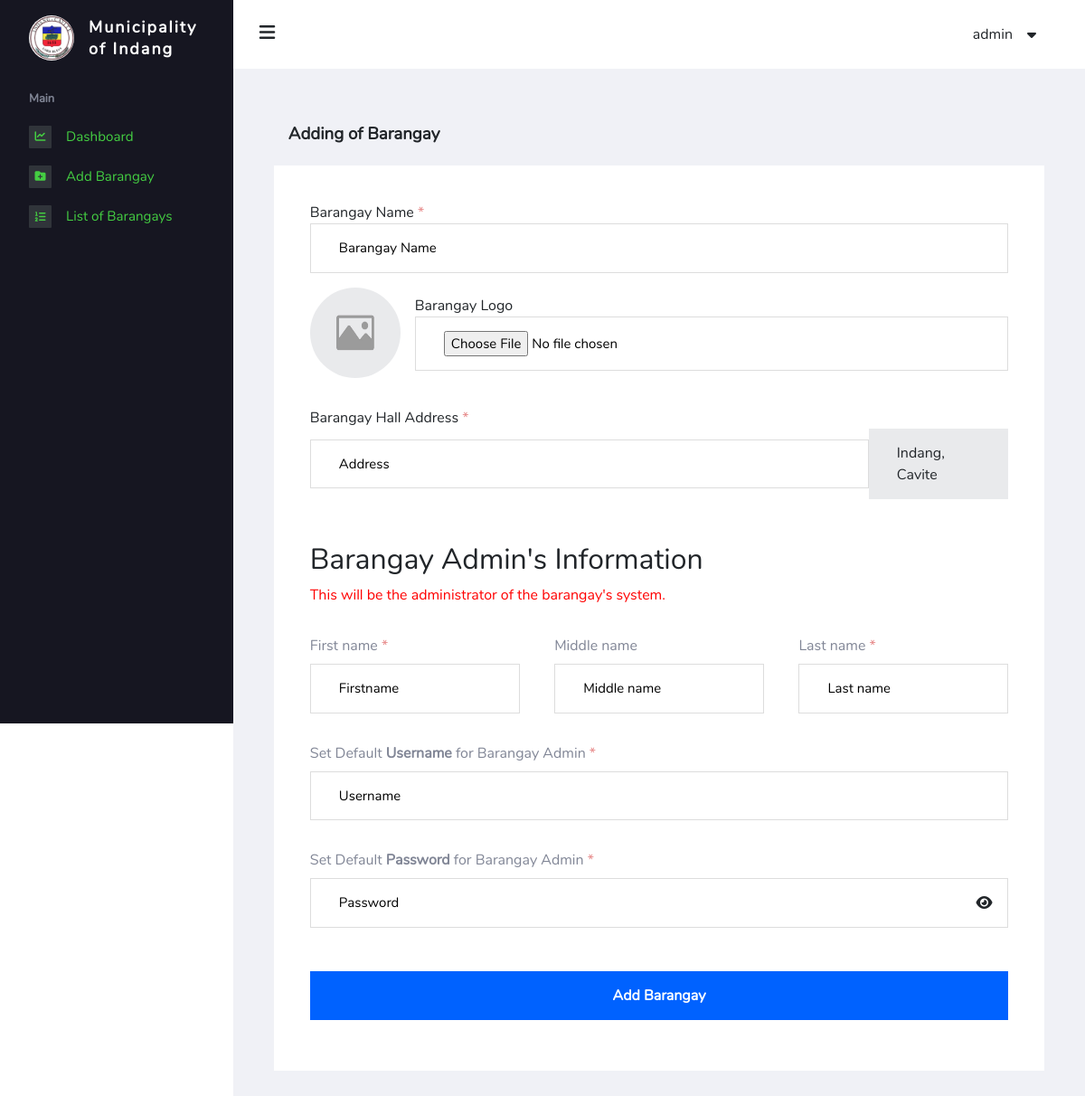
/admin/barangay-add.php (signed in), run on the app's committed database.
### tables this page shows
CREATE TABLE `superadmin_config` (
  `municipality_id` int(11) NOT NULL,
  `municipality_name` varchar(255) NOT NULL,
  `municipality_link` varchar(255) NOT NULL,
  `municipality_logo` varchar(255) NOT NULL
);

CREATE TABLE `super_accounts` (
  `id` int(11) NOT NULL,
  `user_id` bigint(20) NOT NULL,
  `fullname` varchar(100) NOT NULL,
  `username` varchar(100) NOT NULL,
  `password` varchar(255) NOT NULL
);

### admin/includes/login-system.inc.php (called while the page is built, shortened)
<?php
function checkLogin($pdo)
{
    if (isset($_SESSION['user_id'])) {
        $id = $_SESSION['user_id'];
        $result = $pdo->query("SELECT * FROM super_accounts WHERE user_id = '$id' LIMIT 1");
        $result->execute();
        $numRows = $result->rowCount();
        if ($result && $numRows > 0) {
            $user_data = $result->fetch();
            return $user_data;
        }
    }
    die;
}

### admin/includes/session.inc.php (called while the page is built, shortened)
<?php
include 'includes/dbh.inc.php';
include 'includes/login-system.inc.php';
$user_data = checkLogin($pdo);

### admin/barangay-add.php (the view, shortened to what this page needs)
<?php
include 'includes/session.inc.php';
include 'includes/add-brgy.inc.php';
$municipality = $pdo->query("SELECT municipality_name FROM superadmin_config")->fetch();
$municipality_name = $municipality['municipality_name'];
?>
<!DOCTYPE html>
<html lang="en">
<head>
    <link rel="stylesheet" href="https://cdnjs.cloudflare.com/ajax/libs/font-awesome/6.2.0/css/all.min.css" />
    <link href="https://cdn.jsdelivr.net/npm/bootstrap@5.3.0-alpha1/dist/css/bootstrap.min.css" rel="stylesheet">
    <link rel="stylesheet" href="./assets/css/main.css" />
    <link rel="stylesheet" href="./assets/css/bs-overwrite.css" />
</head>
<body>
    <?php
    include './partials/nav_sidebar.php';
    ?>
    <main class="main-content">
        <?php
        include './partials/nav_header.php';
        ?>
        <div class="wrapper">
            <div class="page-header">
                <h3 class="page-title">Adding of Barangay</h3>
            </div>
            <div class="page-body">
                <form action="" method="POST" class="add-brgy__form" enctype="multipart/form-data">
                    <div>
                        <label for="">Barangay Name <span class="required-input">*</span></label>
                        <input type="text" name="brgy-name" class="barangay-check" placeholder="Barangay Name" id="brgy-name" required>
                    </div>
                    <div class="barangay-logo">
                        <div>
                            <img src="./assets/images/uploads/barangay-logos/logo-default.jpg" alt="" id="logo-img">
                        </div>
                        <div style="width: 100%;">
                            <label for="">Barangay Logo</label>
                            <input type="file" name="image" id="image-input" accept="image/jpeg, image/png" onchange="show(this)">
                        </div>
                    </div>
                    <div id="address-container">
                        <label for="">Barangay Hall Address <span class="required-input">*</span></label>
                        <div>
                            <input type="text" name="brgy-address" placeholder="Address" required>
                            <div><?php echo $municipality_name ?>, Cavite</div>
                        </div>
                    </div>
                    <h2 class="form-title">Barangay Admin's Information</h2>
                    <p class="add-resident__desc">This will be the administrator of the barangay's system.
                    </p>
                    <div class="form-group">
                        <div>
                            <label for="">First name <span class="required-input">*</span></label>
                            <input type="text" name="firstname" placeholder="Firstname" required>
                        </div>
                        <div>
                            <label for="">Middle name</label>
                            <input type="text" name="middlename" placeholder="Middle name">
                        </div>
                        <div>
                            <label for="">Last name <span class="required-input">*</span></label>
                            <input type="text" name="lastname" placeholder="Last name" required>
                        </div>
                    </div>
                    <div class="form-group full-width">
                        <div>
                            <label for="">Set Default <strong>Username</strong> for Barangay Admin <span class="required-input">*</span></label>
                            <input type="text" name="username" id="username" placeholder="Username" class="username-check" required>
                        </div>
                        <div>
                            <label for="">Set Default <strong>Password</strong> for Barangay Admin <span class="required-input">*</span></label>
                            <div id="password-container">
                                <input type="password" name="password" placeholder="Password" id="password" required>
                                <span id="show-pass"><i class="fa-solid fa-eye"></i></span>
                            </div>
                        </div>
                    </div>
                    <button type="submit" name="submit" id="submit">Add Barangay</button>
                </form>
            </div>
        </div>
    </main>
</body>
</html>

### admin/partials/nav_sidebar.php
<nav class="sidebar">
    <div class="sidebar__logo">
        <?php $municipality = $pdo->query("SELECT * FROM superadmin_config")->fetch(); ?>
        <div class="logo-img">
            <img src="./assets/images/<?php echo $municipality['municipality_logo'] ?>" alt="Logo of Indang" width="50px" />
        </div>
        <h1 class="barangay-name">Municipality of <?php echo $municipality['municipality_name'] ?></h1>
    </div>
    <ul class="sidebar__links">
        <li>
            <p>Main</p>
        </li>
        <li>
            <a href="index.php">
                <span class="sidebar__links-icon"><i class="fa-sharp fa-solid fa-chart-line"></i></span>
                <span class="sidebar__links-text">Dashboard</span>
            </a>
        </li>
        <li>
            <a href="barangay-add.php">
                <span class="sidebar__links-icon"><i class="fa-solid fa-folder-plus"></i></span>
                <span class="sidebar__links-text">Add Barangay</span>
            </a>
        </li>
        <li>
            <a href="barangay.php">
                <span class="sidebar__links-icon"><i class="fa-solid fa-list-ol"></i></span>
                <span class="sidebar__links-text">List of Barangays</span>
            </a>
        </li>
    </ul>
</nav>

### admin/partials/nav_header.php (shortened to what this page needs)
<header>
    <div class="burger-menu">
        <i class="fa-solid fa-bars"></i>
    </div>
    <div class="admin">
        <div class="admin__name"><?php echo $user_data['fullname']; ?>
        </div>
    </div>
</header>

### admin/assets/css/bs-overwrite.css (style rules this page uses)
.barangay-logo { display: flex; align-items: center; gap: 1rem; }
.barangay-logo img { border-radius: 50%; width: 100px; height: 100px; }
.barangay-name { margin: 0; font-weight: bold; letter-spacing: 2px; line-height: normal; }
.page-title { font-size: 1.17em; font-weight: bold; }
.logo-img { padding-top: 0 !important; }
.logo-img img { max-width: 50px; }
p { margin: 0; }
ol, ul { padding-left: 0; }

### admin/assets/css/_root.css (style rules this page uses)
:root { --primary-clr: #001754; --secondary-clr: #818696; --white: #fff; --black: #000; --blue: #0062FF; --lightblue: #91bbff; --green-dark: #03A10A; --green-light: #44CE42; --background-clr: #f0f1f6; --background-sidebar: #161621; --fw-n: 300; --fw-m: 600; --fw-l: 800; --fs-2: 5rem; --fs-3: 2rem; --fs-p: 1rem; }
* { margin: 0; padding: 0; box-sizing: border-box; font-family: "nunito-regular", sans-serif; }
li, a { list-style-type: none; text-decoration: none; }
input, select { transition: border 200ms ease-in-out; }
.wrapper { width: 100%; padding: 2.8rem 2.8rem 0 2.8rem; }

### admin/assets/css/_header.css (style rules this page uses)
.main-content { margin-left: 258px; background-color: var(--background-clr); padding-bottom: 5%; min-height: 100vh; }
header { background-color: var(--white); height: calc(60px + 1rem); display: flex; justify-content: space-between; align-items: center; padding: 0 5rem 0 1.8rem; }
.burger-menu i { font-size: 20px; }
.admin__name { position: relative; cursor: pointer; }
.admin__name::after { position: absolute; content: "\f0d7"; padding-left: 1rem; top: 50%; transform: translateY(-50%); font-family: "Font Awesome 5 Free"; font-weight: 900; }

### admin/assets/css/_add-brgy.css (style rules this page uses)
.add-brgy__form div { margin-bottom: 1rem; }
.add-brgy__form input { padding: 0.94rem 1.94rem; width: 100%; border: 1px solid #ddd; }
.add-brgy__form input::placeholder, .add-brgy__form input { font-size: .9375rem; color: var(--black); }
.add-brgy__form button { cursor: pointer; width: 100%; background: var(--blue); border: none; padding: 0.94rem 1.94rem; color: var(--white); font-weight: var(--fw-m); margin-bottom: 1rem; }
.add-brgy__form .form-group { display: flex; gap: 1rem; justify-content: space-between; flex-wrap: wrap; }
.add-brgy__form .form-group div { display: flex; flex-direction: column; width: 30%; }
.add-brgy__form .form-group label { color: var(--secondary-clr); margin-bottom: 0.5rem; }
.add-brgy__form .form-group.full-width div { width: 100%; }
#address-container div { display: flex; align-items: center; justify-content: space-between; }
#address-container input { width: 80%; }
#address-container div div { width: 20%; margin: 0; padding: 0.94rem 1.94rem; background-color: #E9EAEC; }
.page-body { position: relative; }
#password-container { position: relative; }
#password-container span { position: absolute; right: 1.1rem; top: 50%; transform: translateY(-50%); }

### admin/assets/css/_resident-profiling.css (style rules this page uses)
.page-header { margin: 1rem 1rem 1.5rem 1rem; }
.page-body { padding: 2.5rem; background: var(--white); }
.form-title { margin-top: 3rem; }
.add-resident__desc { color: red; margin-bottom: 2rem; }
.form-group { display: flex; gap: 1rem; justify-content: space-between; flex-wrap: wrap; }
.form-group div { display: flex; flex-direction: column; width: 30%; }
.form-group label { color: var(--secondary-clr); margin-bottom: 0.5rem; }
.required-input { color: #e78b8b; }

### admin/barangay-add.php (style rules this page uses)
.barangay-logo { display: flex; align-items: center; gap: 1rem; }
.barangay-logo img { border-radius: 50%; width: 100px; height: 100px; }
.barangay-name { margin: 0; font-weight: bold; letter-spacing: 2px; line-height: normal; }
.page-title { font-size: 1.17em; font-weight: bold; }
.logo-img { padding-top: 0 !important; }
p { margin: 0; }
ol, ul { padding-left: 0; }

### data on the page
superadmin_config: municipality_logo (picture), municipality_name "Indang"
super_accounts: fullname "admin"
